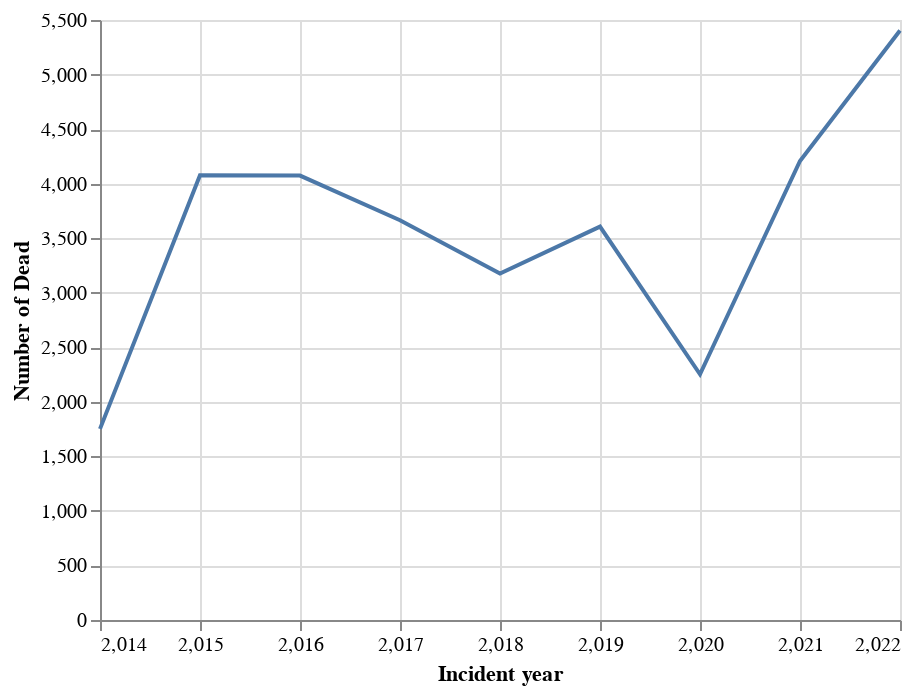

Notebook code for this chart:
### Code cell
dead =alt.Chart(total).mark_line().encode(
    x='Incident year',
    y='Number of Dead'
)
dead
# chart = missing + dead
# chart

### Figure 1 — Vega-Lite specification as saved in the notebook (floating-point values rounded to 4 significant figures)
{"config": {"view": {"continuousWidth": 400, "continuousHeight": 300}}, "data": {"name": "data-55259338f78b6cf805d13a03e3a5391a"}, "mark": "line", "encoding": {"x": {"type": "quantitative", "field": "Incident year"}, "y": {"type": "quantitative", "field": "Number of Dead"}}, "$schema": "https://vega.github.io/schema/vega-lite/v4.8.1.json", "datasets": {"data-55259338f78b6cf805d13a03e3a5391a": [{"Incident year": 2014, "Number of Dead": 1752.0}, {"Incident year": 2015, "Number of Dead": 4077.0}, {"Incident year": 2016, "Number of Dead": 4074.0}, {"Incident year": 2017, "Number of Dead": 3664.0}, {"Incident year": 2018, "Number of Dead": 3176.0}, {"Incident year": 2019, "Number of Dead": 3606.0}, {"Incident year": 2020, "Number of Dead": 2252.0}, {"Incident year": 2021, "Number of Dead": 4208.0}, {"Incident year": 2022, "Number of Dead": 5404.0}]}}
